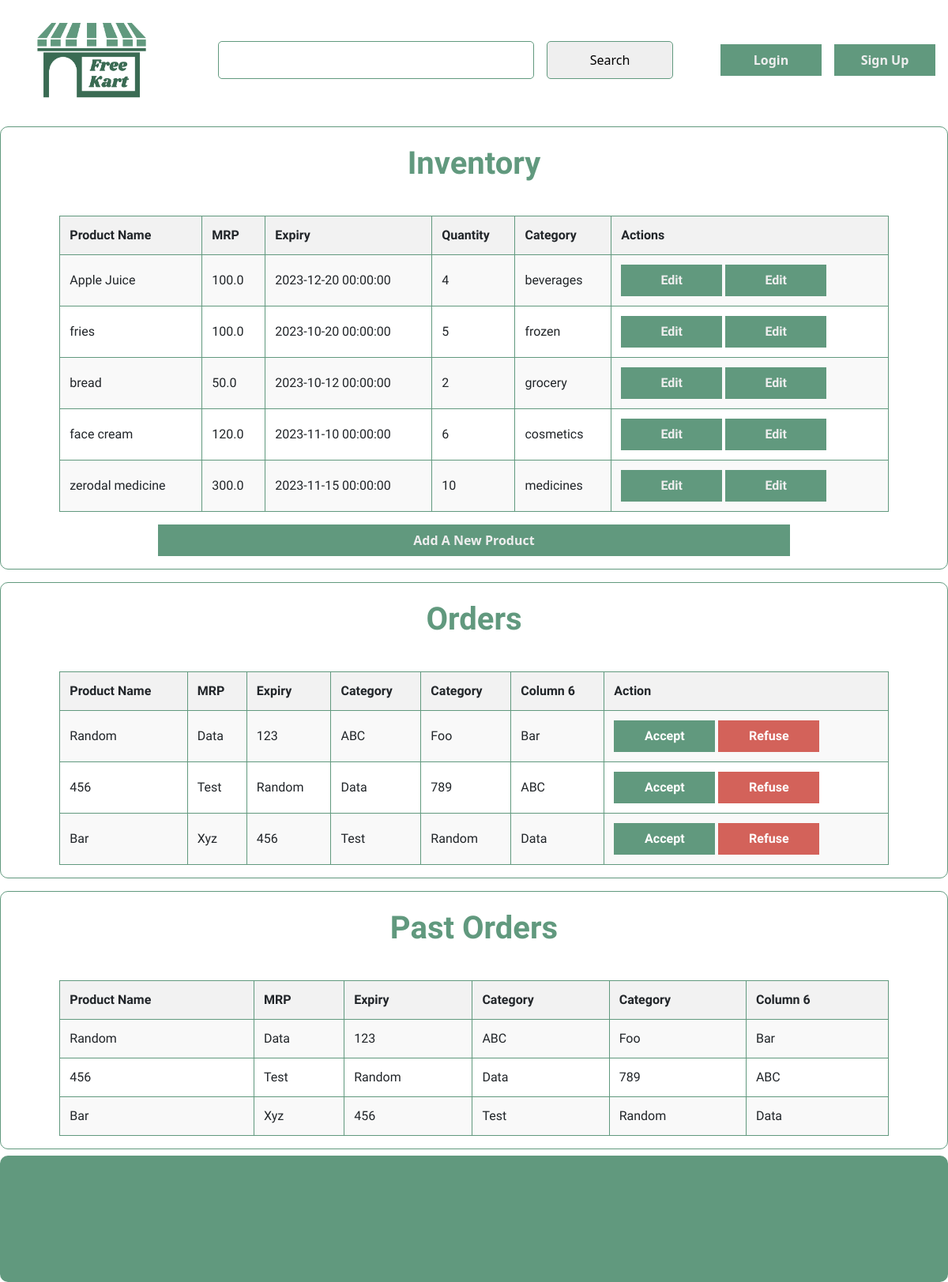
Screenshot of /dashboard/ (signed in) with the database file from the repository.
### models.py (models this page shows, shortened)
class Product(db.Model):
    __tablename__ = "products"
    id = db.Column(db.Integer, primary_key=True, autoincrement=True)
    expiry = db.Column(db.DateTime, nullable=False)
    pic = db.Column(db.String(50), nullable=False, default="")
    name = db.Column(db.String(50), nullable=False)
    quantity = db.Column(db.Integer, nullable=False)
    price = db.Column(db.Float, nullable=False)
    category = db.Column(db.String(25), nullable=False)
    seller_id = db.Column(db.Integer, db.ForeignKey('sellers.id'), nullable=False)

### routes/core.py (the view)
@core.route("/dashboard/")
def dashboard():
    seller = auth_seller()
    if not seller:
        return redirect(url_for('core.root'))
    return render_template("dashboard.html", seller=seller)

### routes/core.py (called while the page is built)
def auth_seller():
    if 'user_id' not in session or 'type' not in session or session['type'] != 'seller':
        return None
    seller = Seller.query.get(session['user_id'])
    if not seller:
        return None
    return seller

### templates/dashboard.html
{% extends "base.html" %}
{% block head %}
<link rel="stylesheet" href="{{
    url_for('static', filename = 'css/dashboard.css')
}}">
{% endblock %}
{% block content %}
<inventory>
    <div class="display">
        <div class="heading">
   Inventory
        </div>
        <div class="products">
            <table>
                <tr>
                    <th>Product Name</th>
                    <th>MRP</th>
                    <th>Expiry</th>
                    <th>Quantity</th>
                    <th>Category</th>
                    <th>Actions</th>
                </tr>
                {% for product in seller.products %}
                <tr>
                    <td>{{ product.name }}</td>
                    <td>{{ product.price }}</td>
                    <td>{{ product.expiry }}</td>
                    <td>{{ product.quantity }}</td>
                    <td>{{ product.category }}</td>
                    <td>
                      <button onlick="window.location = '/dashboard/edit/{{ product.id }}'">Edit</button>
                      <button onlick="window.location = '/dashboard/delete/{{ product.id }}'">Edit</button>
                    </td>
                </tr>
                {% endfor %}
            </table>
        </div>
        <div class="add">
            <button id = 'add' onclick="window.location = '/dashboard/add'">
                Add A New Product
            </button>
        </div>
    </div>
    <div class="display">
        <div class="heading">
          Orders
        </div>
        <div class="products">
    <table>
        <tr>
            <th>Product Name</th>
            <th>MRP</th>
            <th>Expiry</th>
            <th>Category</th>
            <th>Category</th>
            <th>Column 6</th>
            <th>Action</th>
        </tr>
        <tr>
            <td>Random</td>
            <td>Data</td>
            <td>123</td>
            <td>ABC</td>
            <td>Foo</td>
            <td>Bar</td>
            <td class="action-buttons">
                <button class="accept-btn">Accept</button>
                <button class="refuse-btn">Refuse</button>
            </td>
        </tr>
        <tr>
            <td>456</td>
            <td>Test</td>
            <td>Random</td>
            <td>Data</td>
            <td>789</td>
            <td>ABC</td>
            <td class="action-buttons">
                <button class="accept-btn">Accept</button>
                <button class="refuse-btn">Refuse</button>
            </td>
        </tr>
        <tr>
            <td>Bar</td>
            <td>Xyz</td>
            <td>456</td>
            <td>Test</td>
            <td>Random</td>
            <td>Data</td>
            <td class="action-buttons">
                <button class="accept-btn">Accept</button>
                <button class="refuse-btn">Refuse</button>
            </td>
        </tr>
    </table>
        </div>
      </div>
    <div class="display">
        <div class="heading">
          Past Orders
        </div>
        <div class="products">
            <table>
                <tr>
                    <th>Product Name</th>
                    <th>MRP</th>
                    <th>Expiry</th>
                    <th>Category</th>
                    <th>Category</th>
                    <th>Column 6</th>
                </tr>
                <tr>
                    <td>Random</td>
                    <td>Data</td>
                    <td>123</td>
                    <td>ABC</td>
                    <td>Foo</td>
                    <td>Bar</td>
                </tr>
                <tr>
                    <td>456</td>
                    <td>Test</td>
                    <td>Random</td>
                    <td>Data</td>
                    <td>789</td>
                    <td>ABC</td>
                </tr>
                <tr>
                    <td>Bar</td>
                    <td>Xyz</td>
                    <td>456</td>
                    <td>Test</td>
                    <td>Random</td>
                    <td>Data</td>
                </tr>
            </table>
        </div>
      </div>
</inventory>
{% endblock %}

### static/css/global.css (style rules this page uses)
:root { --primary : #61997e; --white : #eeeeee; --content-font : 'Signika Negative' }
html { background-color: var(--white); }
* { margin: none; padding: none; border: none; outline: none; }
body { display: flex; flex-direction: column; gap: 0.5em; }
.display { display: flex; flex-direction: column; align-items: center; gap: 1em; padding: 1em; height: auto; border-radius: 10px; border:1px solid var(--primary); }
.heading { font-family: var(--content-font); font-size: 30pt; font-weight: 700; color: var(--primary); }
button { cursor: pointer; background-color: var(--primary); color: var(--white); font-family: var(--content-font); height: 2.5em; font-weight: bold; border-radius: 5px; font-size: 16pt; width: 8em; }
.products { display: grid; width: 90%; grid-template-columns: repeat(auto-fill, minmax(200px, 1fr)); gap: 2em; }

### static/css/dashboard.css (style rules this page uses)
inventory { display: flex; flex-direction: column; gap: 1em; }
.products { display: flex; }
table { font-family: var(--content-font); border-collapse: collapse; width: 100%; margin-top: 20px; }
th, td { border: 1px solid var(--primary); text-align: left; padding: 12px; }
th { background-color: #f2f2f2; }
tr:nth-child(even) { background-color: #f9f9f9; }
#add { width: 50em; }
.accept-btn { background-color: var(--primary); color: white; }
.refuse-btn { background-color: #d3625a; color: white; }

### rows the page displays
Product: name "Apple Juice", price "100.0", expiry "2023-12-20 00:00:00", quantity "4", category "beverages"
Product: name "fries", price "100.0", expiry "2023-10-20 00:00:00", quantity "5", category "frozen"
Product: name "bread", price "50.0", expiry "2023-10-12 00:00:00", quantity "2", category "grocery"
Product: name "face cream", price "120.0", expiry "2023-11-10 00:00:00", quantity "6", category "cosmetics"
Product: name "zerodal medicine", price "300.0", expiry "2023-11-15 00:00:00", quantity "10", category "medicines"
